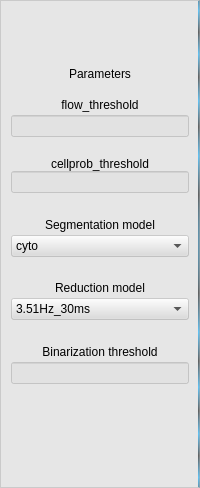
               <widget class="QFrame" name="frame_22">
                <property name="sizePolicy">
                 <sizepolicy hsizetype="Expanding" vsizetype="Preferred">
                  <horstretch>25</horstretch>
                  <verstretch>0</verstretch>
                 </sizepolicy>
                </property>
                <property name="minimumSize">
                 <size>
                  <width>172</width>
                  <height>488</height>
                 </size>
                </property>
                <property name="styleSheet">
                 <string notr="true">background-color:rgba(220, 220, 220, 120);
border-right:2px solid qradialgradient(spread:repeat, cx:0.5, cy:0.5, radius:0.077, fx:0.5, fy:0.5, stop:0 rgba(0, 169, 255, 147), stop:0.497326 rgba(0, 0, 0, 147), stop:1 rgba(0, 169, 255, 147));</string>
                </property>
                <property name="frameShape">
                 <enum>QFrame::StyledPanel</enum>
                </property>
                <property name="frameShadow">
                 <enum>QFrame::Raised</enum>
                </property>
                <layout class="QVBoxLayout" name="verticalLayout_4">
                 <property name="spacing">
                  <number>0</number>
                 </property>
                 <property name="leftMargin">
                  <number>10</number>
                 </property>
                 <property name="topMargin">
                  <number>0</number>
                 </property>
                 <property name="rightMargin">
                  <number>10</number>
                 </property>
                 <property name="bottomMargin">
                  <number>0</number>
                 </property>
                 <item>
                  <widget class="QFrame" name="frame_24">
                   <property name="sizePolicy">
                    <sizepolicy hsizetype="Preferred" vsizetype="Expanding">
                     <horstretch>0</horstretch>
                     <verstretch>6</verstretch>
                    </sizepolicy>
                   </property>
                   <property name="styleSheet">
                    <string notr="true">background:transparent;
border:none;</string>
                   </property>
                   <property name="frameShape">
                    <enum>QFrame::StyledPanel</enum>
                   </property>
                   <property name="frameShadow">
                    <enum>QFrame::Raised</enum>
                   </property>
                  </widget>
                 </item>
                 <item>
                  <widget class="QLabel" name="label_15">
                   <property name="sizePolicy">
                    <sizepolicy hsizetype="Preferred" vsizetype="Expanding">
                     <horstretch>0</horstretch>
                     <verstretch>2</verstretch>
                    </sizepolicy>
                   </property>
                   <property name="styleSheet">
                    <string notr="true">background:transparent;
font: 75 12pt &quot;Adobe Gothic Std B&quot;;
border:none;</string>
                   </property>
                   <property name="text">
                    <string>Parameters</string>
                   </property>
                   <property name="alignment">
                    <set>Qt::AlignCenter</set>
                   </property>
                  </widget>
                 </item>
                 <item>
                  <widget class="QFrame" name="frame_29">
                   <property name="sizePolicy">
                    <sizepolicy hsizetype="Preferred" vsizetype="Expanding">
                     <horstretch>0</horstretch>
                     <verstretch>1</verstretch>
                    </sizepolicy>
                   </property>
                   <property name="styleSheet">
                    <string notr="true">background:transparent;
border:none;</string>
                   </property>
                   <property name="frameShape">
                    <enum>QFrame::StyledPanel</enum>
                   </property>
                   <property name="frameShadow">
                    <enum>QFrame::Raised</enum>
                   </property>
                  </widget>
                 </item>
                 <item>
                  <widget class="QLabel" name="label_12">
                   <property name="sizePolicy">
                    <sizepolicy hsizetype="Preferred" vsizetype="Expanding">
                     <horstretch>0</horstretch>
                     <verstretch>2</verstretch>
                    </sizepolicy>
                   </property>
                   <property name="styleSheet">
                    <string notr="true">background:transparent;
border:none;
font: 9pt &quot;微软雅黑&quot;;</string>
                   </property>
                   <property name="text">
                    <string>flow_threshold</string>
                   </property>
                   <property name="alignment">
                    <set>Qt::AlignCenter</set>
                   </property>
                  </widget>
                 </item>
                 <item>
                  <widget class="QLineEdit" name="lineEdit_5">
                   <property name="sizePolicy">
                    <sizepolicy hsizetype="Expanding" vsizetype="Expanding">
                     <horstretch>0</horstretch>
                     <verstretch>1</verstretch>
                    </sizepolicy>
                   </property>
                   <property name="alignment">
                    <set>Qt::AlignCenter</set>
                   </property>
                  </widget>
                 </item>
                 <item>
                  <widget class="QFrame" name="frame_25">
                   <property name="sizePolicy">
                    <sizepolicy hsizetype="Preferred" vsizetype="Expanding">
                     <horstretch>0</horstretch>
                     <verstretch>2</verstretch>
                    </sizepolicy>
                   </property>
                   <property name="styleSheet">
                    <string notr="true">background:transparent;
border:none;</string>
                   </property>
                   <property name="frameShape">
                    <enum>QFrame::StyledPanel</enum>
                   </property>
                   <property name="frameShadow">
                    <enum>QFrame::Raised</enum>
                   </property>
                  </widget>
                 </item>
                 <item>
                  <widget class="QLabel" name="label_11">
                   <property name="sizePolicy">
                    <sizepolicy hsizetype="Preferred" vsizetype="Expanding">
                     <horstretch>0</horstretch>
                     <verstretch>1</verstretch>
                    </sizepolicy>
                   </property>
                   <property name="styleSheet">
                    <string notr="true">background:transparent;
border:none;
font: 9pt &quot;微软雅黑&quot;;</string>
                   </property>
                   <property name="text">
                    <string>cellprob_threshold</string>
                   </property>
                   <property name="alignment">
                    <set>Qt::AlignCenter</set>
                   </property>
                  </widget>
                 </item>
                 <item>
                  <widget class="QLineEdit" name="lineEdit_6">
                   <property name="sizePolicy">
                    <sizepolicy hsizetype="Expanding" vsizetype="Expanding">
                     <horstretch>0</horstretch>
                     <verstretch>1</verstretch>
                    </sizepolicy>
                   </property>
                   <property name="text">
                    <string/>
                   </property>
                   <property name="alignment">
                    <set>Qt::AlignCenter</set>
                   </property>
                  </widget>
                 </item>
                 <item>
                  <widget class="QFrame" name="frame_26">
                   <property name="sizePolicy">
                    <sizepolicy hsizetype="Preferred" vsizetype="Expanding">
                     <horstretch>0</horstretch>
                     <verstretch>2</verstretch>
                    </sizepolicy>
                   </property>
                   <property name="styleSheet">
                    <string notr="true">background:transparent;
border:none;</string>
                   </property>
                   <property name="frameShape">
                    <enum>QFrame::StyledPanel</enum>
                   </property>
                   <property name="frameShadow">
                    <enum>QFrame::Raised</enum>
                   </property>
                  </widget>
                 </item>
                 <item>
                  <widget class="QLabel" name="label_13">
                   <property name="sizePolicy">
                    <sizepolicy hsizetype="Preferred" vsizetype="Expanding">
                     <horstretch>0</horstretch>
                     <verstretch>2</verstretch>
                    </sizepolicy>
                   </property>
                   <property name="styleSheet">
                    <string notr="true">background:transparent;
border:none;
font: 9pt &quot;微软雅黑&quot;;</string>
                   </property>
                   <property name="text">
                    <string>Segmentation model</string>
                   </property>
                   <property name="alignment">
                    <set>Qt::AlignCenter</set>
                   </property>
                  </widget>
                 </item>
                 <item>
                  <widget class="QComboBox" name="comboBox">
                   <property name="sizePolicy">
                    <sizepolicy hsizetype="Preferred" vsizetype="Expanding">
                     <horstretch>0</horstretch>
                     <verstretch>1</verstretch>
                    </sizepolicy>
                   </property>
                   <property name="styleSheet">
                    <string notr="true">font: 9pt &quot;微软雅黑&quot;;</string>
                   </property>
                   <item>
                    <property name="text">
                     <string>cyto</string>
                    </property>
                   </item>
                   <item>
                    <property name="text">
                     <string>cyto2</string>
                    </property>
                   </item>
                  </widget>
                 </item>
                 <item>
                  <widget class="QFrame" name="frame_27">
                   <property name="sizePolicy">
                    <sizepolicy hsizetype="Preferred" vsizetype="Expanding">
                     <horstretch>0</horstretch>
                     <verstretch>2</verstretch>
                    </sizepolicy>
                   </property>
                   <property name="styleSheet">
                    <string notr="true">background:transparent;
border:none;</string>
                   </property>
                   <property name="frameShape">
                    <enum>QFrame::StyledPanel</enum>
                   </property>
                   <property name="frameShadow">
                    <enum>QFrame::Raised</enum>
                   </property>
                  </widget>
                 </item>
                 <item>
                  <widget class="QLabel" name="label_14">
                   <property name="sizePolicy">
                    <sizepolicy hsizetype="Preferred" vsizetype="Expanding">
                     <horstretch>0</horstretch>
                     <verstretch>2</verstretch>
                    </sizepolicy>
                   </property>
                   <property name="styleSheet">
                    <string notr="true">background:transparent;
border:none;
font: 9pt &quot;微软雅黑&quot;;</string>
                   </property>
                   <property name="text">
                    <string>Reduction model</string>
                   </property>
                   <property name="alignment">
                    <set>Qt::AlignCenter</set>
                   </property>
                  </widget>
                 </item>
                 <item>
                  <widget class="QComboBox" name="comboBox_2">
                   <property name="sizePolicy">
                    <sizepolicy hsizetype="Preferred" vsizetype="Expanding">
                     <horstretch>0</horstretch>
                     <verstretch>1</verstretch>
                    </sizepolicy>
                   </property>
                   <property name="styleSheet">
                    <string notr="true">font: 9pt &quot;微软雅黑&quot;;</string>
                   </property>
                   <item>
                    <property name="text">
                     <string>3.51Hz_30ms</string>
                    </property>
                   </item>
                  </widget>
                 </item>
                 <item>
                  <widget class="QFrame" name="frame_38">
                   <property name="sizePolicy">
                    <sizepolicy hsizetype="Preferred" vsizetype="Expanding">
                     <horstretch>0</horstretch>
                     <verstretch>2</verstretch>
                    </sizepolicy>
                   </property>
                   <property name="styleSheet">
                    <string notr="true">background:transparent;
border:none;</string>
                   </property>
                   <property name="frameShape">
                    <enum>QFrame::StyledPanel</enum>
                   </property>
                   <property name="frameShadow">
                    <enum>QFrame::Raised</enum>
                   </property>
                  </widget>
                 </item>
                 <item>
                  <widget class="QLabel" name="label_21">
                   <property name="sizePolicy">
                    <sizepolicy hsizetype="Preferred" vsizetype="Expanding">
                     <horstretch>0</horstretch>
                     <verstretch>2</verstretch>
                    </sizepolicy>
                   </property>
                   <property name="styleSheet">
                    <string notr="true">background:transparent;
border:none;
font: 9pt &quot;微软雅黑&quot;;</string>
                   </property>
                   <property name="text">
                    <string>Binarization threshold</string>
                   </property>
                   <property name="alignment">
                    <set>Qt::AlignCenter</set>
                   </property>
                  </widget>
                 </item>
                 <item>
                  <widget class="QLineEdit" name="lineEdit_7">
                   <property name="alignment">
                    <set>Qt::AlignCenter</set>
                   </property>
                  </widget>
                 </item>
                 <item>
                  <widget class="QFrame" name="frame_28">
                   <property name="sizePolicy">
                    <sizepolicy hsizetype="Preferred" vsizetype="Expanding">
                     <horstretch>0</horstretch>
                     <verstretch>10</verstretch>
                    </sizepolicy>
                   </property>
                   <property name="styleSheet">
                    <string notr="true">background:transparent;
border:none;</string>
                   </property>
                   <property name="frameShape">
                    <enum>QFrame::StyledPanel</enum>
                   </property>
                   <property name="frameShadow">
                    <enum>QFrame::Raised</enum>
                   </property>
                  </widget>
                 </item>
                </layout>
               </widget>
